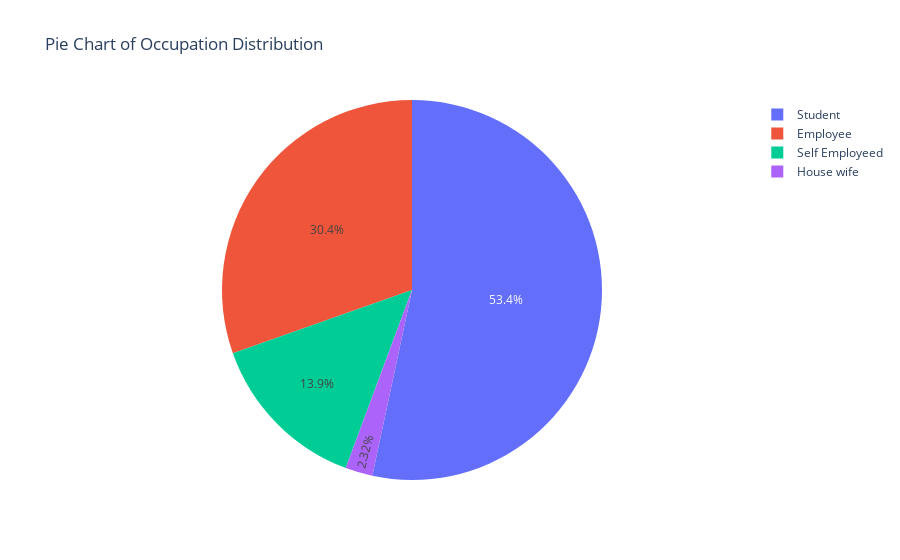

Here is the notebook cell this chart was saved with:
### Code cell
unilabel_dist_plot("Occupation", "pie chart") # Distribution of Occupation using a pie chart

### Figure 1 — Plotly figure (JSON) as saved in the notebook; plotly's stock layout.template omitted (floating-point values rounded to 4 significant figures)
{"data": [{"labels": ["Student", "Employee", "Self Employeed", "House wife"], "type": "pie", "values": [207, 118, 54, 9]}], "layout": {"title": {"text": "Pie Chart of Occupation Distribution"}, "xaxis": {"title": {"text": ""}}, "yaxis": {"title": {"text": ""}}}}
